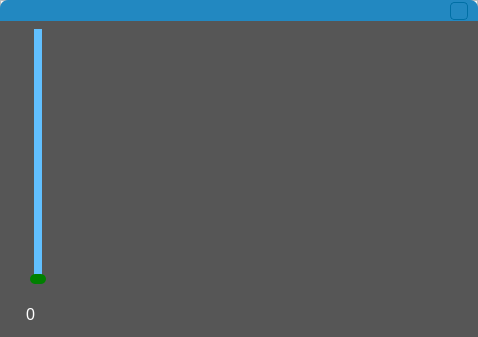
<?xml version="1.0" encoding="UTF-8"?>
<ui version="4.0">
 <class>ImageViewWidget</class>
 <widget class="QWidget" name="ImageViewWidget">
  <property name="geometry">
   <rect>
    <x>0</x>
    <y>0</y>
    <width>478</width>
    <height>337</height>
   </rect>
  </property>
  <property name="windowTitle">
   <string>Form</string>
  </property>
  <property name="styleSheet">
   <string notr="true">
QLabel
{
	font-family:&quot;Source Sans Pro&quot;;
	 font-size: 16px;
    font-weight: regular;
	color:#FFF;
}
QWidget
{
	background-color: rgb(86, 86, 86);
}
QPushButton,QToolButton
{
    color: #424344;
    font-family: &quot;Source Sans Pro&quot;;
    font-size: 11px;
    font-weight: regular;
}


QPushButton,QToolButton
{
    border: 1px solid yellow; /* dummy color -- is overridden below
 */
	
}

QPushButton,QToolButton
{
    border-radius: 4px;
    padding: 0px 15px;
   ;
    max-height: 100px;
    min-height: 16px;
}

QPushButton,QToolButton
{
    border-color: #C0C1C3;
    background-color: #F6F7F9;
}

QPushButton:hover,QToolButton:hover
{
    background-color: #FFF;
}

QToolButton:pressed, QPushButton:pressed, QPushButton[btn-secondary=true]:pressed, QPushButton[btn-icon=true]:pressed
{
    background-color: qlineargradient(x1:0, y1:0, x2:0, y2:1, stop:0 #E0E1E3, stop:.25 #F6F7F9);
}

/*QToolButton:disabled,*/ 
QPushButton:disabled
{
    background-color: #EAEBED;
    border-color: #E1E2E4;
    color: #C0C1C3;
}
QPushButton,QToolButton
{
    background-color: #2288C1;
    border-color: #006fa5;
    color: #fff;
}

QPushButton:hover,QToolButton:hover
{
    background-color: #6C22E2;
}

QPushButton:pressed
{
    background-color: qlineargradient(x1:0, y1:0, x2:0, y2:1, stop:0 #0072a9, stop:.25 #2288C1);
}


</string>
  </property>
  <widget class="Painter" name="LayerShowWidget" native="true">
   <property name="geometry">
    <rect>
     <x>71</x>
     <y>30</y>
     <width>391</width>
     <height>291</height>
    </rect>
   </property>
   <property name="styleSheet">
    <string notr="true"/>
   </property>
  </widget>
  <widget class="QLabel" name="label">
   <property name="geometry">
    <rect>
     <x>0</x>
     <y>299</y>
     <width>61</width>
     <height>31</height>
    </rect>
   </property>
   <property name="text">
    <string>0</string>
   </property>
   <property name="alignment">
    <set>Qt::AlignCenter</set>
   </property>
  </widget>
  <widget class="QSlider" name="LayerSlider">
   <property name="geometry">
    <rect>
     <x>30</x>
     <y>29</y>
     <width>16</width>
     <height>255</height>
    </rect>
   </property>
   <property name="styleSheet">
    <string notr="true">
 QSlider::groove:vertical {
   /*  background: red;*/
   background-color:#2288C1;
	/*background-color: rgb(117, 195, 255);*/
     position: absolute; /* absolutely position 4px from the left and right of the widget. setting margins on the widget should work too... */
  border-radius: 5px;
     left: 4px; right: 4px;
 }

 QSlider::handle:vertical {
     height: 10px;
    border-radius: 5px;
     background: green;
     margin: 0 -4px; /* expand outside the groove */
 }

 QSlider::add-page:vertical
 {
   /*  background: white;*/
     border-radius: 6px;
	background-color: rgb(21, 21, 225);
 }

 QSlider::sub-page:vertical
 {
    /* background: pink;*/  
   border-radius: 6px;
	background-color: rgb(97, 192, 255);
 }</string>
   </property>
   <property name="orientation">
    <enum>Qt::Vertical</enum>
   </property>
  </widget>
  <widget class="QFrame" name="shadowfram">
   <property name="geometry">
    <rect>
     <x>0</x>
     <y>0</y>
     <width>478</width>
     <height>21</height>
    </rect>
   </property>
   <property name="styleSheet">
    <string notr="true">QFrame
{
	
	background-color: rgb(244, 244, 244);
}</string>
   </property>
   <property name="frameShape">
    <enum>QFrame::StyledPanel</enum>
   </property>
   <property name="frameShadow">
    <enum>QFrame::Raised</enum>
   </property>
   <widget class="QFrame" name="frame">
    <property name="geometry">
     <rect>
      <x>0</x>
      <y>0</y>
      <width>478</width>
      <height>21</height>
     </rect>
    </property>
    <property name="styleSheet">
     <string notr="true">QFrame
{
	border-top-left-radius:8px;
    border-top-right-radius: 8px;
	background-color: rgb(34, 136, 193);
}</string>
    </property>
    <property name="frameShape">
     <enum>QFrame::StyledPanel</enum>
    </property>
    <property name="frameShadow">
     <enum>QFrame::Raised</enum>
    </property>
    <widget class="QToolButton" name="CloseButton">
     <property name="geometry">
      <rect>
       <x>450</x>
       <y>2</y>
       <width>18</width>
       <height>18</height>
      </rect>
     </property>
     <property name="minimumSize">
      <size>
       <width>0</width>
       <height>18</height>
      </size>
     </property>
     <property name="styleSheet">
      <string notr="true">QToolButton
{
	background:url(:/image/bitbug_favicon.ico);
}
</string>
     </property>
     <property name="text">
      <string/>
     </property>
    </widget>
   </widget>
  </widget>
 </widget>
 <customwidgets>
  <customwidget>
   <class>Painter</class>
   <extends>QWidget</extends>
   <header location="global">painter.h</header>
   <container>1</container>
  </customwidget>
 </customwidgets>
 <resources/>
 <connections/>
</ui>
